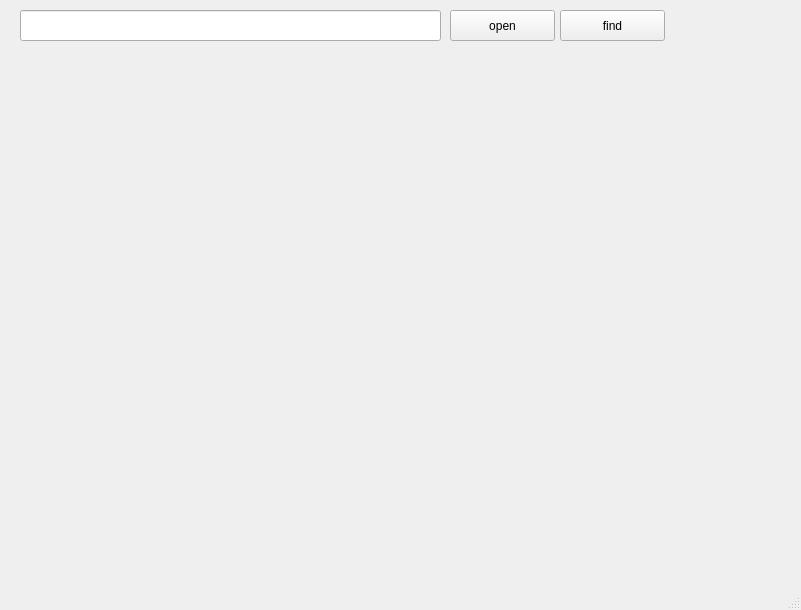
<?xml version="1.0" encoding="UTF-8"?>
<ui version="4.0">
 <class>catagorizer_window</class>
 <widget class="QMainWindow" name="catagorizer_window">
  <property name="geometry">
   <rect>
    <x>0</x>
    <y>0</y>
    <width>801</width>
    <height>610</height>
   </rect>
  </property>
  <property name="windowTitle">
   <string>Catagorizer</string>
  </property>
  <widget class="QWidget" name="centralwidget">
   <widget class="QPushButton" name="pushButton">
    <property name="geometry">
     <rect>
      <x>450</x>
      <y>10</y>
      <width>105</width>
      <height>31</height>
     </rect>
    </property>
    <property name="text">
     <string>open</string>
    </property>
   </widget>
   <widget class="QPushButton" name="pushButton_2">
    <property name="geometry">
     <rect>
      <x>560</x>
      <y>10</y>
      <width>105</width>
      <height>31</height>
     </rect>
    </property>
    <property name="text">
     <string>find</string>
    </property>
   </widget>
   <widget class="QLineEdit" name="lineEdit">
    <property name="geometry">
     <rect>
      <x>20</x>
      <y>10</y>
      <width>421</width>
      <height>31</height>
     </rect>
    </property>
   </widget>
   <widget class="QLabel" name="label">
    <property name="geometry">
     <rect>
      <x>20</x>
      <y>50</y>
      <width>761</width>
      <height>501</height>
     </rect>
    </property>
    <property name="text">
     <string/>
    </property>
   </widget>
  </widget>
  <widget class="QMenuBar" name="menubar">
   <property name="geometry">
    <rect>
     <x>0</x>
     <y>0</y>
     <width>801</width>
     <height>29</height>
    </rect>
   </property>
  </widget>
  <widget class="QStatusBar" name="statusbar"/>
 </widget>
 <resources/>
 <connections/>
</ui>
